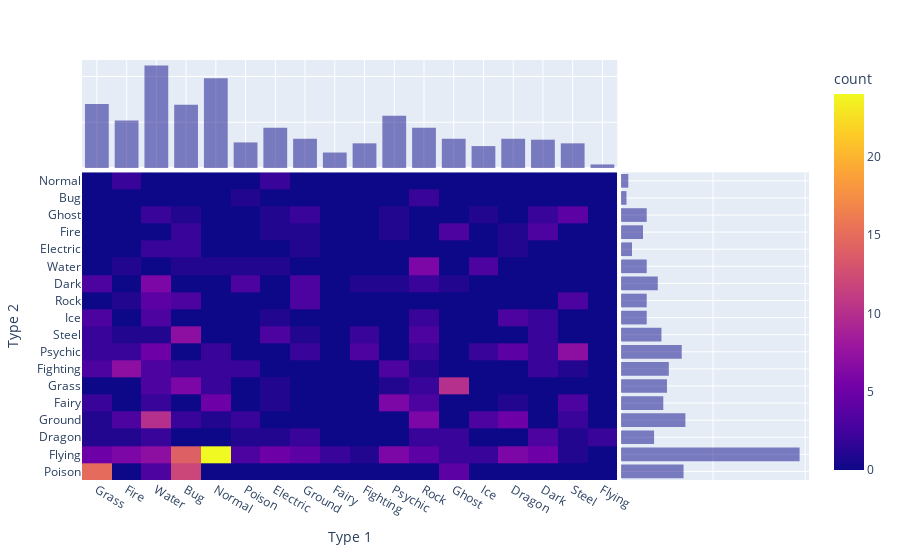

The notebook cell this image was saved under:
### Code cell
px.density_heatmap(pokemon, x = 'Type 1', y = 'Type 2', marginal_x = 'histogram', marginal_y = 'histogram')

### Figure 1 — Plotly figure (JSON) as saved in the notebook; plotly's stock layout.template omitted (floating-point values rounded to 4 significant figures; data arrays with more than 128 entries replaced by an {"elided": "..."} marker saying what was removed)
{"data": [{"coloraxis": "coloraxis", "hovertemplate": "Type 1=%{x}<br>Type 2=%{y}<br>count=%{z}<extra></extra>", "name": "", "type": "histogram2d", "x": {"elided": "800 str values"}, "xaxis": "x", "xbingroup": "x", "y": {"elided": "800 str values"}, "yaxis": "y", "ybingroup": "y"}, {"alignmentgroup": "True", "bingroup": "x", "hovertemplate": "Type 1=%{x}<br>count=%{y}<extra></extra>", "legendgroup": "", "marker": {"color": "#0d0887"}, "name": "", "offsetgroup": "", "opacity": 0.5, "showlegend": false, "type": "histogram", "x": {"elided": "800 str values"}, "xaxis": "x3", "yaxis": "y3"}, {"alignmentgroup": "True", "bingroup": "y", "hovertemplate": "Type 2=%{y}<br>count=%{x}<extra></extra>", "legendgroup": "", "marker": {"color": "#0d0887"}, "name": "", "offsetgroup": "", "opacity": 0.5, "showlegend": false, "type": "histogram", "xaxis": "x2", "y": {"elided": "800 str values"}, "yaxis": "y2"}], "layout": {"barmode": "overlay", "coloraxis": {"colorbar": {"title": {"text": "count"}}, "colorscale": [[0, "#0d0887"], [0.1111, "#46039f"], [0.2222, "#7201a8"], [0.3333, "#9c179e"], [0.4444, "#bd3786"], [0.5556, "#d8576b"], [0.6667, "#ed7953"], [0.7778, "#fb9f3a"], [0.8889, "#fdca26"], [1, "#f0f921"]]}, "legend": {"tracegroupgap": 0}, "margin": {"t": 60}, "xaxis": {"anchor": "y", "domain": [0, 0.7363], "title": {"text": "Type 1"}}, "xaxis2": {"anchor": "y2", "domain": [0.7413, 1], "matches": "x2", "showgrid": true, "showline": false, "showticklabels": false, "ticks": ""}, "xaxis3": {"anchor": "y3", "domain": [0, 0.7363], "matches": "x", "showgrid": true, "showticklabels": false}, "xaxis4": {"anchor": "y4", "domain": [0.7413, 1], "matches": "x2", "showgrid": true, "showline": false, "showticklabels": false, "ticks": ""}, "yaxis": {"anchor": "x", "domain": [0, 0.7326], "title": {"text": "Type 2"}}, "yaxis2": {"anchor": "x2", "domain": [0, 0.7326], "matches": "y", "showgrid": true, "showticklabels": false}, "yaxis3": {"anchor": "x3", "domain": [0.7426, 1], "matches": "y3", "showgrid": true, "showline": false, "showticklabels": false, "ticks": ""}, "yaxis4": {"anchor": "x4", "domain": [0.7426, 1], "matches": "y3", "showgrid": true, "showline": false, "showticklabels": false, "ticks": ""}}}
